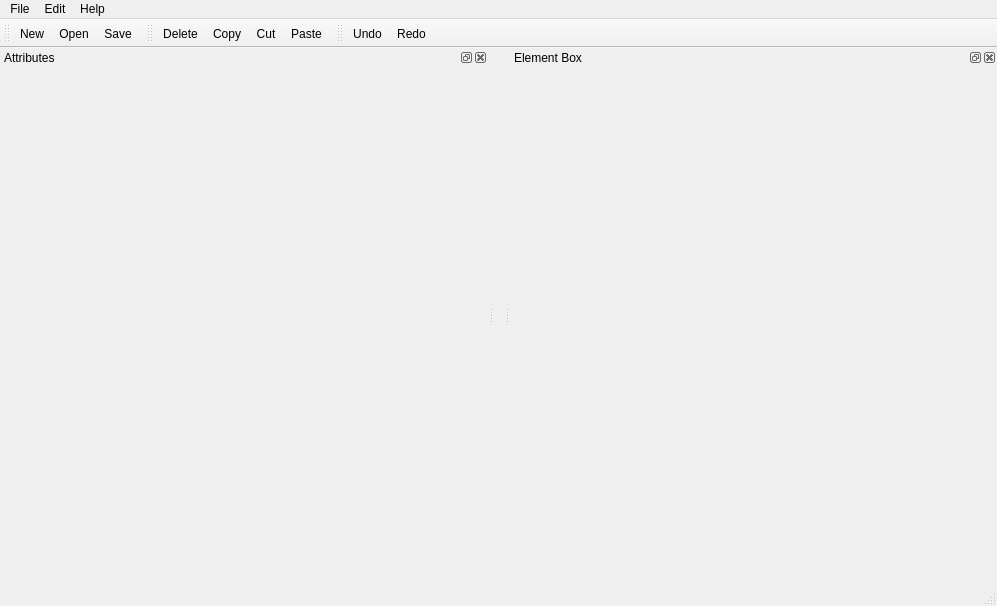
<?xml version="1.0" encoding="UTF-8"?>
<ui version="4.0">
 <class>MainWindow</class>
 <widget class="QMainWindow" name="MainWindow">
  <property name="geometry">
   <rect>
    <x>0</x>
    <y>0</y>
    <width>997</width>
    <height>606</height>
   </rect>
  </property>
  <property name="windowTitle">
   <string>MainWindow</string>
  </property>
  <widget class="QWidget" name="ViewportFrame">
   <property name="sizePolicy">
    <sizepolicy hsizetype="Fixed" vsizetype="Fixed">
     <horstretch>0</horstretch>
     <verstretch>0</verstretch>
    </sizepolicy>
   </property>
   <property name="maximumSize">
    <size>
     <width>16777215</width>
     <height>16777215</height>
    </size>
   </property>
   <layout class="QGridLayout" name="L_MainLayout">
    <property name="leftMargin">
     <number>5</number>
    </property>
    <property name="topMargin">
     <number>5</number>
    </property>
    <property name="rightMargin">
     <number>5</number>
    </property>
    <property name="bottomMargin">
     <number>5</number>
    </property>
    <property name="spacing">
     <number>0</number>
    </property>
   </layout>
  </widget>
  <widget class="QMenuBar" name="MenuBar">
   <property name="geometry">
    <rect>
     <x>0</x>
     <y>0</y>
     <width>997</width>
     <height>22</height>
    </rect>
   </property>
   <widget class="QMenu" name="M_File">
    <property name="title">
     <string>File</string>
    </property>
    <addaction name="A_New"/>
    <addaction name="A_Open"/>
    <addaction name="A_Save"/>
    <addaction name="A_SaveAs"/>
   </widget>
   <widget class="QMenu" name="M_Edit">
    <property name="title">
     <string>Edit</string>
    </property>
    <addaction name="A_Delete"/>
    <addaction name="A_Copy"/>
    <addaction name="A_Cut"/>
    <addaction name="A_Paste"/>
    <addaction name="separator"/>
    <addaction name="A_Undo"/>
    <addaction name="A_Redo"/>
   </widget>
   <widget class="QMenu" name="M_Help">
    <property name="title">
     <string>Help</string>
    </property>
    <addaction name="A_AboutCreator"/>
    <addaction name="A_AboutGame"/>
    <addaction name="A_AboutQt"/>
   </widget>
   <addaction name="M_File"/>
   <addaction name="M_Edit"/>
   <addaction name="M_Help"/>
  </widget>
  <widget class="QStatusBar" name="StatusBar"/>
  <widget class="QToolBar" name="T_File">
   <property name="windowTitle">
    <string>File toolbar</string>
   </property>
   <attribute name="toolBarArea">
    <enum>TopToolBarArea</enum>
   </attribute>
   <attribute name="toolBarBreak">
    <bool>false</bool>
   </attribute>
   <addaction name="A_New"/>
   <addaction name="A_Open"/>
   <addaction name="A_Save"/>
  </widget>
  <widget class="QToolBar" name="T_Edit">
   <property name="windowTitle">
    <string>Edit toolbar</string>
   </property>
   <attribute name="toolBarArea">
    <enum>TopToolBarArea</enum>
   </attribute>
   <attribute name="toolBarBreak">
    <bool>false</bool>
   </attribute>
   <addaction name="A_Delete"/>
   <addaction name="A_Copy"/>
   <addaction name="A_Cut"/>
   <addaction name="A_Paste"/>
  </widget>
  <widget class="QToolBar" name="T_UndoRedo">
   <property name="windowTitle">
    <string>Undo/Redo toolbar</string>
   </property>
   <attribute name="toolBarArea">
    <enum>TopToolBarArea</enum>
   </attribute>
   <attribute name="toolBarBreak">
    <bool>false</bool>
   </attribute>
   <addaction name="A_Undo"/>
   <addaction name="A_Redo"/>
  </widget>
  <widget class="QDockWidget" name="D_Attributes">
   <property name="windowTitle">
    <string>Attributes</string>
   </property>
   <attribute name="dockWidgetArea">
    <number>1</number>
   </attribute>
   <widget class="QWidget" name="AttributeTable"/>
  </widget>
  <widget class="QDockWidget" name="D_ElementBox">
   <property name="windowTitle">
    <string>Element Box</string>
   </property>
   <attribute name="dockWidgetArea">
    <number>2</number>
   </attribute>
   <widget class="QWidget" name="ElementBox"/>
  </widget>
  <action name="A_New">
   <property name="text">
    <string>New...</string>
   </property>
   <property name="toolTip">
    <string>Start the creation of a new level.</string>
   </property>
   <property name="shortcut">
    <string>Ctrl+Shift+N</string>
   </property>
  </action>
  <action name="A_Open">
   <property name="text">
    <string>Open...</string>
   </property>
   <property name="toolTip">
    <string>Edit the chosen level file.</string>
   </property>
   <property name="shortcut">
    <string>Ctrl+O</string>
   </property>
  </action>
  <action name="A_Save">
   <property name="text">
    <string>Save</string>
   </property>
   <property name="toolTip">
    <string>Save the level currently being edited.</string>
   </property>
   <property name="shortcut">
    <string>Ctrl+S</string>
   </property>
  </action>
  <action name="A_SaveAs">
   <property name="text">
    <string>Save as...</string>
   </property>
   <property name="toolTip">
    <string>Save this level to a different file.</string>
   </property>
   <property name="shortcut">
    <string>Ctrl+Shift+S</string>
   </property>
  </action>
  <action name="A_Copy">
   <property name="text">
    <string>Copy</string>
   </property>
   <property name="toolTip">
    <string>Copy currently selected level element.</string>
   </property>
   <property name="shortcut">
    <string>Ctrl+C</string>
   </property>
  </action>
  <action name="A_Cut">
   <property name="text">
    <string>Cut</string>
   </property>
   <property name="toolTip">
    <string>Move the currently selected level element.</string>
   </property>
   <property name="shortcut">
    <string>Ctrl+X</string>
   </property>
  </action>
  <action name="A_Paste">
   <property name="text">
    <string>Paste</string>
   </property>
   <property name="toolTip">
    <string>Paste the copied level element.</string>
   </property>
   <property name="shortcut">
    <string>Ctrl+V</string>
   </property>
  </action>
  <action name="A_Undo">
   <property name="text">
    <string>Undo</string>
   </property>
   <property name="toolTip">
    <string>Undo last edition.</string>
   </property>
   <property name="shortcut">
    <string>Ctrl+Z</string>
   </property>
  </action>
  <action name="A_Redo">
   <property name="text">
    <string>Redo</string>
   </property>
   <property name="toolTip">
    <string>Redo last undo.</string>
   </property>
   <property name="shortcut">
    <string>Ctrl+Y</string>
   </property>
  </action>
  <action name="A_Delete">
   <property name="text">
    <string>Delete</string>
   </property>
   <property name="toolTip">
    <string>Delete selected level element</string>
   </property>
   <property name="shortcut">
    <string>Del</string>
   </property>
  </action>
  <action name="A_AboutCreator">
   <property name="text">
    <string>About WorldStoryCreator...</string>
   </property>
  </action>
  <action name="A_AboutGame">
   <property name="text">
    <string>About WorldStory...</string>
   </property>
  </action>
  <action name="A_AboutQt">
   <property name="text">
    <string>About Qt...</string>
   </property>
  </action>
 </widget>
 <resources/>
 <connections/>
</ui>
